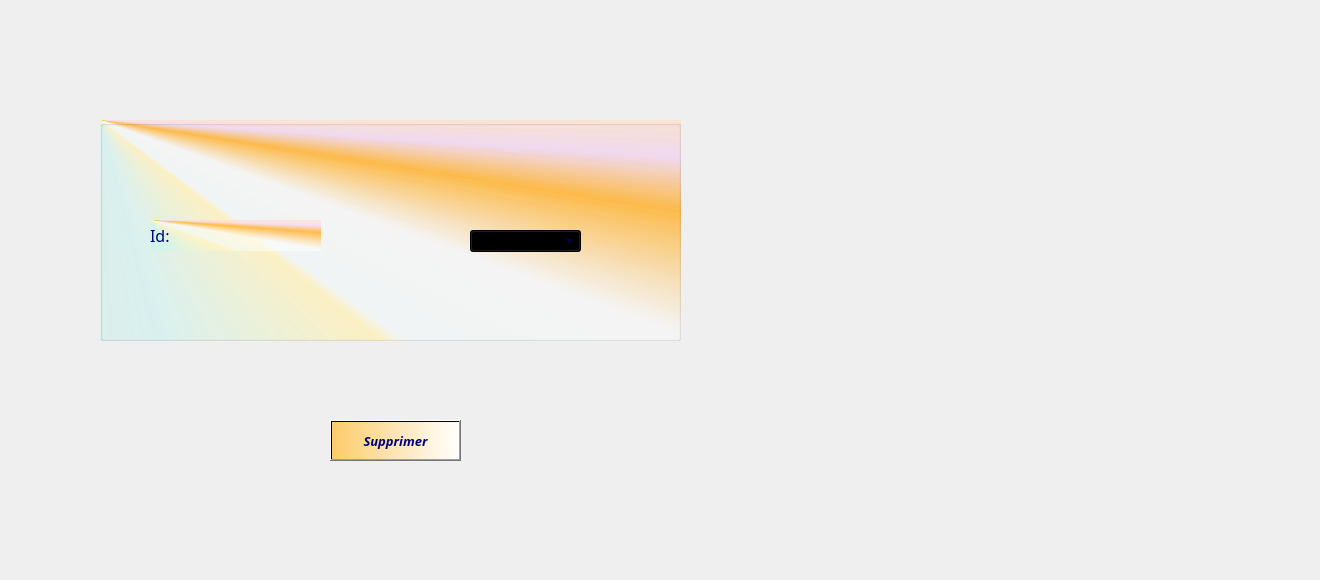
     <widget class="QWidget" name="tab_26">
      <attribute name="title">
       <string>Supprimer</string>
      </attribute>
      <widget class="QLabel" name="label_41">
       <property name="geometry">
        <rect>
         <x>-520</x>
         <y>0</y>
         <width>1311</width>
         <height>571</height>
        </rect>
       </property>
       <property name="text">
        <string/>
       </property>
       <property name="pixmap">
        <pixmap>../../../../../../../../../../images_projets/background-3837107_1920.jpg</pixmap>
       </property>
      </widget>
      <widget class="QGroupBox" name="groupBox_suppCa_4">
       <property name="geometry">
        <rect>
         <x>100</x>
         <y>120</y>
         <width>581</width>
         <height>221</height>
        </rect>
       </property>
       <property name="font">
        <font>
         <family>Lucida Calligraphy</family>
         <pointsize>16</pointsize>
         <weight>50</weight>
         <bold>false</bold>
        </font>
       </property>
       <property name="cursor">
        <cursorShape>ArrowCursor</cursorShape>
       </property>
       <property name="acceptDrops">
        <bool>false</bool>
       </property>
       <property name="layoutDirection">
        <enum>Qt::LeftToRight</enum>
       </property>
       <property name="autoFillBackground">
        <bool>false</bool>
       </property>
       <property name="styleSheet">
        <string notr="true">color:rgb(0, 0, 127);

background-color: qconicalgradient(cx:0, cy:0, angle:135, stop:0 rgba(255, 192, 86, 255), stop:0.39196 rgba(170, 255, 255, 69), stop:0.447236 rgba(255, 243, 198, 255), stop:0.452261 rgba(249, 255, 255, 131), stop:0.502513 rgba(255, 255, 255, 130), stop:0.562814 rgba(255, 188, 75, 255), stop:0.59799 rgba(255, 170, 255, 69), stop:0.648241 rgba(255, 235, 182, 255));</string>
       </property>
       <property name="title">
        <string/>
       </property>
       <widget class="QLabel" name="label_62">
        <property name="geometry">
         <rect>
          <x>168</x>
          <y>318</y>
          <width>2101</width>
          <height>2211</height>
         </rect>
        </property>
        <property name="text">
         <string/>
        </property>
        <property name="pixmap">
         <pixmap>../../../../Users/youta/Documents/Clients_cadeaux/macaron.jpg</pixmap>
        </property>
       </widget>
       <widget class="QComboBox" name="comboBox_6">
        <property name="geometry">
         <rect>
          <x>370</x>
          <y>110</y>
          <width>111</width>
          <height>22</height>
         </rect>
        </property>
       </widget>
       <widget class="QLabel" name="label_categ_ajout_7">
        <property name="geometry">
         <rect>
          <x>50</x>
          <y>100</y>
          <width>171</width>
          <height>31</height>
         </rect>
        </property>
        <property name="font">
         <font>
          <family>Lucida Calligraphy</family>
          <pointsize>12</pointsize>
         </font>
        </property>
        <property name="styleSheet">
         <string notr="true">color: rgb(0, 0, 127);</string>
        </property>
        <property name="text">
         <string>Id:</string>
        </property>
       </widget>
      </widget>
      <widget class="QPushButton" name="pushButton_suppCa_3">
       <property name="geometry">
        <rect>
         <x>330</x>
         <y>420</y>
         <width>131</width>
         <height>41</height>
        </rect>
       </property>
       <property name="font">
        <font>
         <family>Lucida Calligraphy</family>
         <pointsize>10</pointsize>
         <weight>75</weight>
         <italic>true</italic>
         <bold>true</bold>
         <underline>false</underline>
         <strikeout>false</strikeout>
        </font>
       </property>
       <property name="styleSheet">
        <string notr="true">background-color: qlineargradient(spread:pad, x1:0, y1:0, x2:1, y2:0, stop:0 rgba(253, 204, 106, 255), stop:1 rgba(255, 255, 255, 255));
color: rgb(0, 0, 127);
</string>
       </property>
       <property name="text">
        <string>Supprimer</string>
       </property>
       <property name="icon">
        <iconset>
         <normaloff>../../../../../../../../../../images_projets/Annotation2 2021-03-19 161019.png</normaloff>../../../../../../../../../../images_projets/Annotation2 2021-03-19 161019.png</iconset>
       </property>
       <property name="iconSize">
        <size>
         <width>30</width>
         <height>50</height>
        </size>
       </property>
       <property name="checkable">
        <bool>false</bool>
       </property>
       <property name="autoRepeatDelay">
        <number>303</number>
       </property>
      </widget>
     </widget>
